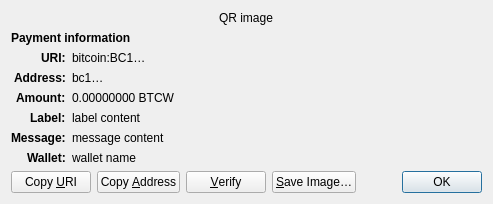
<?xml version="1.0" encoding="UTF-8"?>
<ui version="4.0">
 <class>ReceiveRequestDialog</class>
 <widget class="QDialog" name="ReceiveRequestDialog">
  <property name="geometry">
   <rect>
    <x>0</x>
    <y>0</y>
    <width>413</width>
    <height>229</height>
   </rect>
  </property>
  <property name="windowTitle">
   <string>Request payment to …</string>
  </property>
  <layout class="QGridLayout" name="gridLayout" columnstretch="0,1">
   <property name="sizeConstraint">
    <enum>QLayout::SetFixedSize</enum>
   </property>
   <item row="0" column="0" colspan="2" alignment="Qt::AlignHCenter">
    <widget class="QRImageWidget" name="qr_code">
     <property name="text">
      <string notr="true">QR image</string>
     </property>
     <property name="textInteractionFlags">
      <set>Qt::NoTextInteraction</set>
     </property>
    </widget>
   </item>
   <item row="1" column="0" colspan="2">
    <widget class="QLabel" name="payment_header">
     <property name="font">
      <font>
       <weight>75</weight>
       <bold>true</bold>
      </font>
     </property>
     <property name="text">
      <string>Payment information</string>
     </property>
     <property name="textInteractionFlags">
      <set>Qt::NoTextInteraction</set>
     </property>
    </widget>
   </item>
   <item row="2" column="0" alignment="Qt::AlignRight|Qt::AlignTop">
    <widget class="QLabel" name="uri_tag">
     <property name="font">
      <font>
       <weight>75</weight>
       <bold>true</bold>
      </font>
     </property>
     <property name="text">
      <string notr="true">URI:</string>
     </property>
     <property name="textFormat">
      <enum>Qt::PlainText</enum>
     </property>
     <property name="textInteractionFlags">
      <set>Qt::NoTextInteraction</set>
     </property>
    </widget>
   </item>
   <item row="2" column="1" alignment="Qt::AlignTop">
    <widget class="QLabel" name="uri_content">
     <property name="text">
      <string notr="true">bitcoin:BC1…</string>
     </property>
     <property name="textFormat">
      <enum>Qt::RichText</enum>
     </property>
     <property name="wordWrap">
      <bool>true</bool>
     </property>
     <property name="textInteractionFlags">
      <set>Qt::TextSelectableByMouse</set>
     </property>
    </widget>
   </item>
   <item row="3" column="0" alignment="Qt::AlignRight|Qt::AlignTop">
    <widget class="QLabel" name="address_tag">
     <property name="font">
      <font>
       <weight>75</weight>
       <bold>true</bold>
      </font>
     </property>
     <property name="text">
      <string>Address:</string>
     </property>
     <property name="textInteractionFlags">
      <set>Qt::NoTextInteraction</set>
     </property>
    </widget>
   </item>
   <item row="3" column="1" alignment="Qt::AlignTop">
    <widget class="QLabel" name="address_content">
     <property name="text">
      <string notr="true">bc1…</string>
     </property>
     <property name="textFormat">
      <enum>Qt::PlainText</enum>
     </property>
     <property name="textInteractionFlags">
      <set>Qt::TextSelectableByMouse</set>
     </property>
    </widget>
   </item>
   <item row="4" column="0" alignment="Qt::AlignRight|Qt::AlignTop">
    <widget class="QLabel" name="amount_tag">
     <property name="font">
      <font>
       <weight>75</weight>
       <bold>true</bold>
      </font>
     </property>
     <property name="text">
      <string>Amount:</string>
     </property>
     <property name="textInteractionFlags">
      <set>Qt::NoTextInteraction</set>
     </property>
    </widget>
   </item>
   <item row="4" column="1" alignment="Qt::AlignTop">
    <widget class="QLabel" name="amount_content">
     <property name="text">
      <string notr="true">0.00000000 BTCW</string>
     </property>
     <property name="textFormat">
      <enum>Qt::PlainText</enum>
     </property>
     <property name="textInteractionFlags">
      <set>Qt::TextSelectableByMouse</set>
     </property>
    </widget>
   </item>
   <item row="5" column="0" alignment="Qt::AlignRight|Qt::AlignTop">
    <widget class="QLabel" name="label_tag">
     <property name="font">
      <font>
       <weight>75</weight>
       <bold>true</bold>
      </font>
     </property>
     <property name="text">
      <string>Label:</string>
     </property>
     <property name="textInteractionFlags">
      <set>Qt::NoTextInteraction</set>
     </property>
    </widget>
   </item>
   <item row="5" column="1" alignment="Qt::AlignTop">
    <widget class="QLabel" name="label_content">
     <property name="text">
      <string notr="true">label content</string>
     </property>
     <property name="textFormat">
      <enum>Qt::PlainText</enum>
     </property>
     <property name="wordWrap">
      <bool>true</bool>
     </property>
     <property name="textInteractionFlags">
      <set>Qt::TextSelectableByMouse</set>
     </property>
    </widget>
   </item>
   <item row="6" column="0" alignment="Qt::AlignRight|Qt::AlignTop">
    <widget class="QLabel" name="message_tag">
     <property name="font">
      <font>
       <weight>75</weight>
       <bold>true</bold>
      </font>
     </property>
     <property name="text">
      <string>Message:</string>
     </property>
     <property name="textInteractionFlags">
      <set>Qt::NoTextInteraction</set>
     </property>
    </widget>
   </item>
   <item row="6" column="1" alignment="Qt::AlignTop">
    <widget class="QLabel" name="message_content">
     <property name="text">
      <string notr="true">message content</string>
     </property>
     <property name="textFormat">
      <enum>Qt::PlainText</enum>
     </property>
     <property name="wordWrap">
      <bool>true</bool>
     </property>
     <property name="textInteractionFlags">
      <set>Qt::TextSelectableByMouse</set>
     </property>
    </widget>
   </item>
   <item row="7" column="0" alignment="Qt::AlignRight|Qt::AlignTop">
    <widget class="QLabel" name="wallet_tag">
     <property name="font">
      <font>
       <weight>75</weight>
       <bold>true</bold>
      </font>
     </property>
     <property name="text">
      <string>Wallet:</string>
     </property>
     <property name="textInteractionFlags">
      <set>Qt::NoTextInteraction</set>
     </property>
    </widget>
   </item>
   <item row="7" column="1" alignment="Qt::AlignTop">
    <widget class="QLabel" name="wallet_content">
     <property name="text">
      <string notr="true">wallet name</string>
     </property>
     <property name="textFormat">
      <enum>Qt::PlainText</enum>
     </property>
     <property name="wordWrap">
      <bool>true</bool>
     </property>
     <property name="textInteractionFlags">
      <set>Qt::TextSelectableByMouse</set>
     </property>
    </widget>
   </item>
   <item row="8" column="0" colspan="2">
    <layout class="QHBoxLayout" name="horizontalLayout">
     <item>
      <widget class="QPushButton" name="btnCopyURI">
       <property name="text">
        <string>Copy &amp;URI</string>
       </property>
       <property name="autoDefault">
        <bool>false</bool>
       </property>
      </widget>
     </item>
     <item>
      <widget class="QPushButton" name="btnCopyAddress">
       <property name="text">
        <string>Copy &amp;Address</string>
       </property>
       <property name="autoDefault">
        <bool>false</bool>
       </property>
      </widget>
     </item>
     <item>
      <widget class="QPushButton" name="btnVerify">
       <property name="text">
        <string>&amp;Verify</string>
       </property>
       <property name="toolTip">
        <string>Verify this address on e.g. a hardware wallet screen</string>
       </property>
       <property name="autoDefault">
        <bool>false</bool>
       </property>
      </widget>
     </item>
     <item>
      <widget class="QPushButton" name="btnSaveAs">
       <property name="text">
        <string>&amp;Save Image…</string>
       </property>
       <property name="autoDefault">
        <bool>false</bool>
       </property>
      </widget>
     </item>
     <item>
      <spacer name="horizontalSpacer_2">
       <property name="orientation">
        <enum>Qt::Horizontal</enum>
       </property>
       <property name="sizeHint" stdset="0">
        <size>
         <width>40</width>
         <height>20</height>
        </size>
       </property>
      </spacer>
     </item>
     <item>
      <widget class="QDialogButtonBox" name="buttonBox">
       <property name="focusPolicy">
        <enum>Qt::StrongFocus</enum>
       </property>
       <property name="standardButtons">
        <set>QDialogButtonBox::Ok</set>
       </property>
      </widget>
     </item>
    </layout>
   </item>
  </layout>
 </widget>
 <customwidgets>
  <customwidget>
   <class>QRImageWidget</class>
   <extends>QLabel</extends>
   <header>qt/qrimagewidget.h</header>
  </customwidget>
 </customwidgets>
 <tabstops>
  <tabstop>buttonBox</tabstop>
  <tabstop>btnCopyURI</tabstop>
  <tabstop>btnCopyAddress</tabstop>
  <tabstop>btnSaveAs</tabstop>
 </tabstops>
 <resources/>
 <connections>
  <connection>
   <sender>buttonBox</sender>
   <signal>accepted()</signal>
   <receiver>ReceiveRequestDialog</receiver>
   <slot>accept()</slot>
   <hints>
    <hint type="sourcelabel">
     <x>135</x>
     <y>230</y>
    </hint>
    <hint type="destinationlabel">
     <x>135</x>
     <y>126</y>
    </hint>
   </hints>
  </connection>
 </connections>
</ui>
